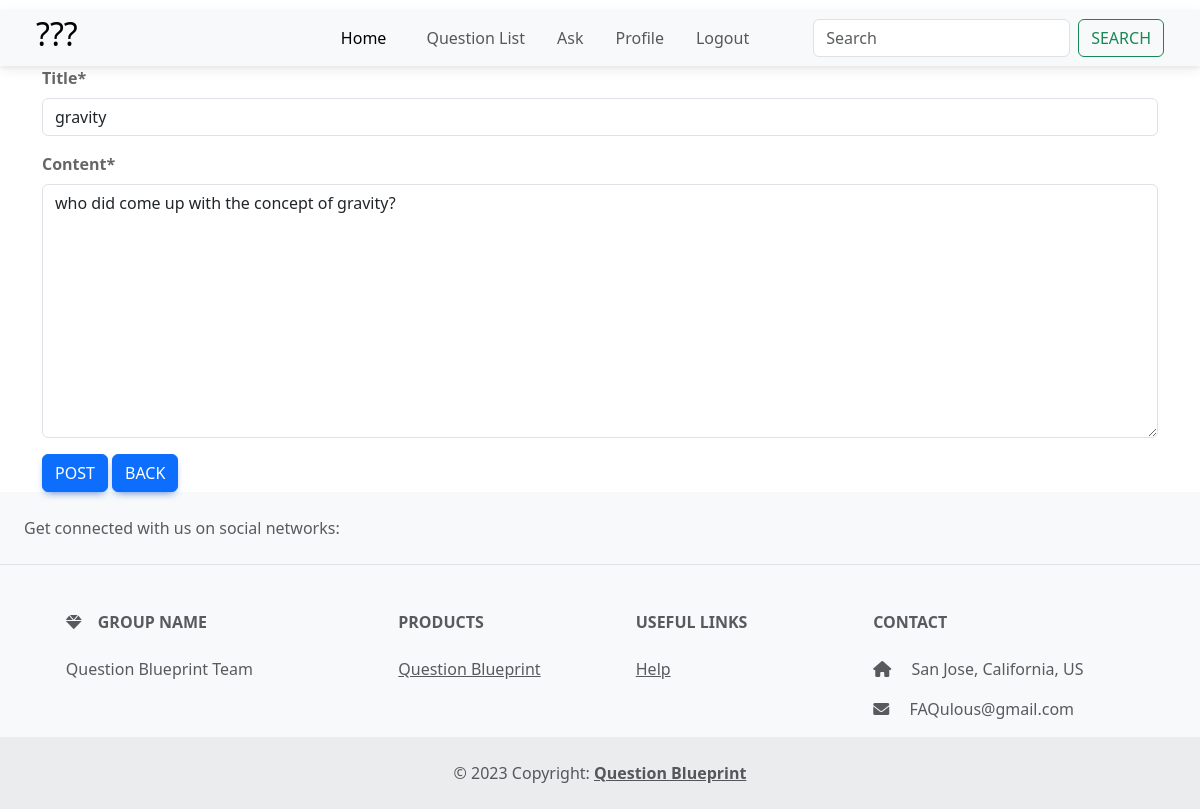
The page /question/26/update (signed in) on the database its author committed.
### main_app/models.py (models this page shows, shortened)
class Question(models.Model):
    user = models.ForeignKey(User, on_delete=models.CASCADE)
    title = models.CharField(max_length=200, blank=False, null=False)
    content = models.TextField(max_length=20000, blank=False, null=False)
    tag = TaggableManager(blank=True)
    upvote_num = models.IntegerField(default=0)
    created_date = models.DateTimeField(default=timezone.now)

### main_app/views.py (the view, shortened to what this page needs)
# urls.py: path('question/<int:pk>/update', views.QuestionUpdateView.as_view(), name='question_update_view'),
class QuestionUpdateView(UserPassesTestMixin, LoginRequiredMixin, UpdateView, ):
    model = Question
    fields = ['title', 'content', 'tag']
    def test_func(self):
        ques = self.get_object()
        if self.request.user == ques.user:
            return True
        return False

### main_app/templates/main_app/question_form.html (shortened to what this page needs)
{% extends "base_nav.html" %}
{% load crispy_forms_tags %}
{% block content%}
<div class="container">
<form  action="" method="POST" class="fw-bold">
    {{form|crispy}}
    <button class="btn btn-primary">Post</button>
    <a href="{% url 'main_app:question_view' %}" class="btn btn-primary">
        Back
    </a>
</form>
</div>
{% endblock %}

### static/style.css (style rules this page uses)
button { padding: 10px; margin: 10px; font-size: 20px; border-radius: 40px; }

### rows shown on the page
Question: title "gravity", content "who did come up with the concept of gravity?"
